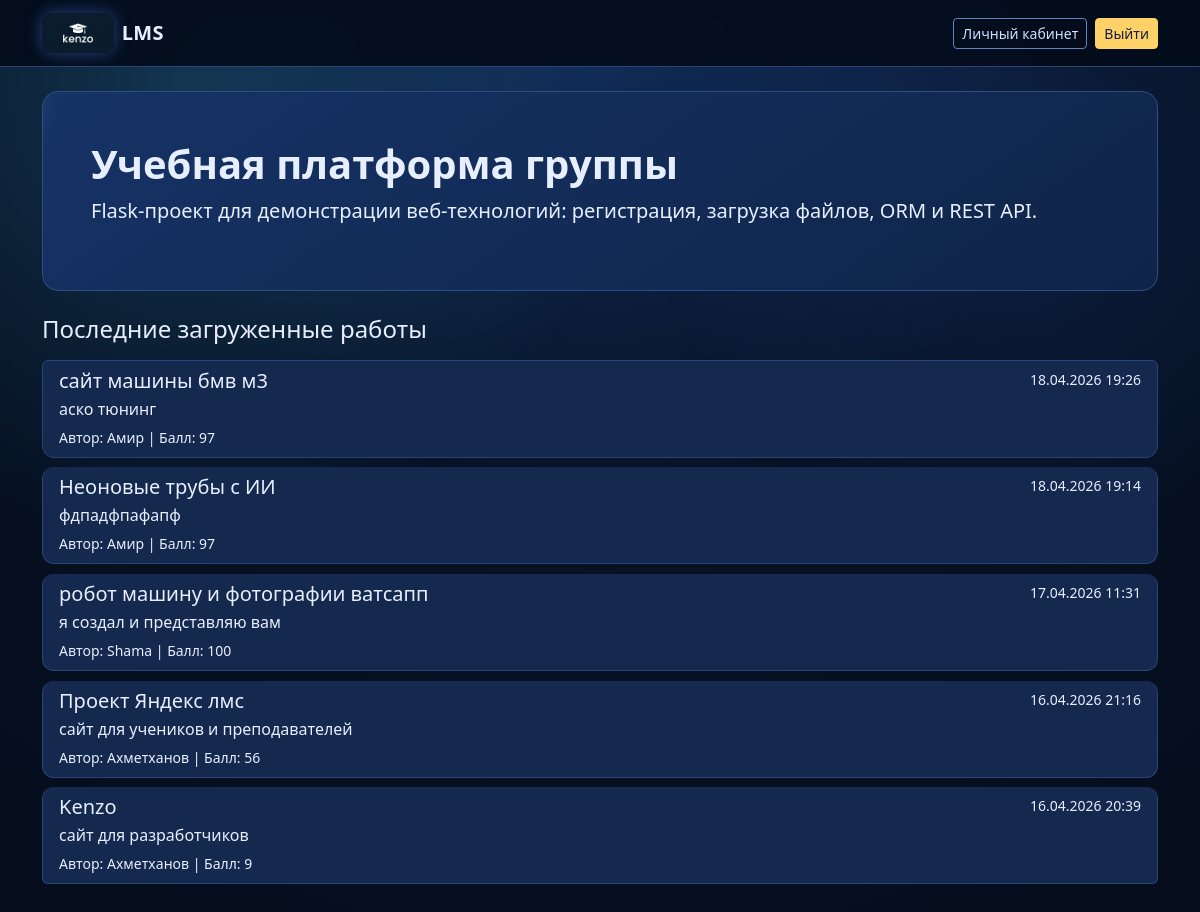
Screenshot of / (signed in) with the database file from the repository.
### app/models.py (models this page shows, shortened)
class Submission(db.Model):
    id = db.Column(db.Integer, primary_key=True)
    title = db.Column(db.String(150), nullable=False)
    description = db.Column(db.Text, nullable=False)
    filename = db.Column(db.String(255), nullable=False)
    score = db.Column(db.Integer, default=0)
    teacher_comment = db.Column(db.Text, nullable=True)
    created_at = db.Column(db.DateTime, default=datetime.utcnow)
    assignment_id = db.Column(db.Integer, db.ForeignKey("assignment.id"), nullable=True)
    assignment = db.relationship("Assignment", back_populates="submissions")
    author_id = db.Column(db.Integer, db.ForeignKey("user.id"), nullable=False)
    author = db.relationship("User", back_populates="submissions")
    feedback_messages = db.relationship(
        "FeedbackMessage",
        back_populates="submission",
        cascade="all, delete-orphan",
        order_by="FeedbackMessage.created_at.asc()",
    )

class User(UserMixin, db.Model):
    id = db.Column(db.Integer, primary_key=True)
    username = db.Column(db.String(80), unique=True, nullable=False)
    email = db.Column(db.String(120), unique=True, nullable=False)
    role = db.Column(db.String(20), nullable=False, default="student")
    password_hash = db.Column(db.String(255), nullable=False)
    created_at = db.Column(db.DateTime, default=datetime.utcnow)
    submissions = db.relationship("Submission", back_populates="author", cascade="all, delete")

### app/routes/main.py (the view)
@main_bp.route("/")
def index():
    latest = Submission.query.order_by(Submission.created_at.desc()).limit(5).all()
    return render_template("index.html", latest=latest)

### app/models.py (called while the page is built)
@login_manager.user_loader
def load_user(user_id: str):
    return User.query.get(int(user_id))

### app/templates/index.html (shortened to what this page needs)
{% extends "base.html" %}
{% block content %}
<section class="hero p-4 p-md-5 rounded-4 mb-4">
    <h1 class="display-6 fw-bold">Учебная платформа группы</h1>
    <p class="lead">Flask-проект для демонстрации веб-технологий: регистрация, загрузка файлов, ORM и REST API.</p>
</section>
<section>
    <h2 class="h4 mb-3">Последние загруженные работы</h2>
    {% if latest %}
        <div class="list-group">
            {% for item in latest %}
                <div class="list-group-item">
                    <div class="d-flex w-100 justify-content-between">
                        <h5 class="mb-1">{{ item.title }}</h5>
                        <small>{{ item.created_at.strftime('%d.%m.%Y %H:%M') }}</small>
                    </div>
                    <p class="mb-1">{{ item.description }}</p>
                    <small>Автор: {{ item.author.username }} | Балл: {{ item.score }}</small>
                </div>
            {% endfor %}
        </div>
    {% else %}
        <p class="text-muted">Пока нет загруженных работ.</p>
    {% endif %}
</section>
{% endblock %}

### app/static/css/style.css (style rules this page uses)
:root { --bg-main: #071225; --bg-surface: #0f1f3d; --bg-surface-soft: #15284e; --border-color: #274577; --text-main: #e7efff; --text-muted: #9db4de; --primary: #3d7bff; --primary-hover: #5690ff; --accent: #45c6ff; }
body { background: radial-gradient(circle at top, #122e5b 0%, var(--bg-main) 45%, #050d1c 100%); color: var(--text-main); min-height: 100vh; }
body::before { content: ""; position: fixed; inset: 0; pointer-events: none; background: radial-gradient(circle at 15% 10%, rgba(69, 198, 255, 0.18), transparent 35%), radial-gradient(circle at 85% 20%, rgba(61, 123, 255, 0.12), transparent 30%); z-index: -1; }
.hero { background: linear-gradient(145deg, #163366 0%, #0f2448 100%); border: 1px solid #2b4f84; color: var(--text-main); position: relative; overflow: hidden; }
.hero::after { content: ""; position: absolute; inset: -60% auto auto -20%; width: 240px; height: 240px; background: radial-gradient(circle, rgba(108, 182, 255, 0.3), transparent 70%); animation: floatGlow 8s ease-in-out infinite; }
.list-group-item { background: var(--bg-surface-soft); border: 1px solid var(--border-color); border-radius: 0.75rem; margin-bottom: 0.6rem; color: var(--text-main); }

### rows the page displays
Submission: title "сайт машины бмв м3", created_at "18.04.2026 19:26", description "аско тюнинг", author.username "Амир", score "97"
Submission: title "Неоновые трубы с ИИ", created_at "18.04.2026 19:14", description "фдпадфпафапф", author.username "Амир", score "97"
Submission: title "робот машину и фотографии ватсапп", created_at "17.04.2026 11:31", description "я создал и представляю вам", author.username "Shama", score "100"
Submission: title "Проект Яндекс лмс", created_at "16.04.2026 21:16", description "сайт для учеников и преподавателей", author.username "Ахметханов", score "56"
Submission: title "Kenzo", created_at "16.04.2026 20:39", description "сайт для разработчиков", author.username "Ахметханов", score "9"
